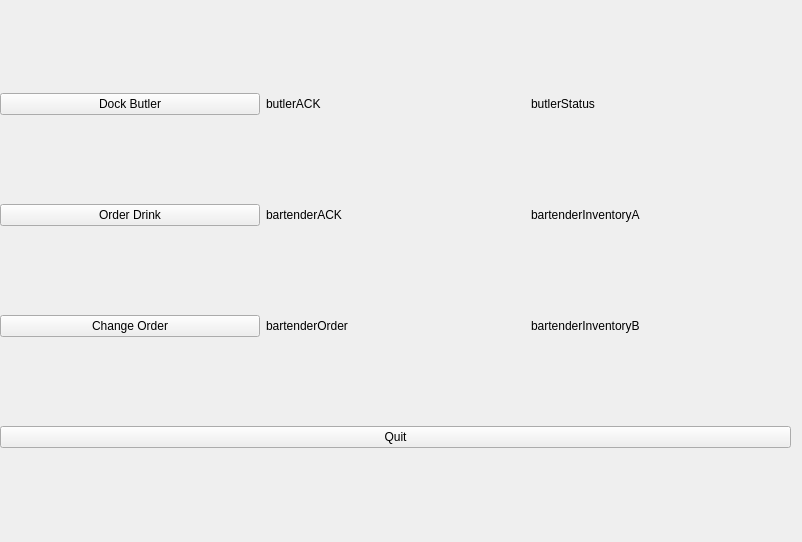
<?xml version="1.0" encoding="UTF-8"?>
<ui version="4.0">
 <class>Form</class>
 <widget class="QWidget" name="Form">
  <property name="geometry">
   <rect>
    <x>0</x>
    <y>0</y>
    <width>802</width>
    <height>542</height>
   </rect>
  </property>
  <property name="windowTitle">
   <string>Form</string>
  </property>
  <widget class="QWidget" name="gridLayoutWidget">
   <property name="geometry">
    <rect>
     <x>0</x>
     <y>10</y>
     <width>791</width>
     <height>521</height>
    </rect>
   </property>
   <layout class="QGridLayout" name="gridLayout">
    <item row="2" column="0">
     <widget class="QPushButton" name="pushButton_2">
      <property name="text">
       <string>Change Order</string>
      </property>
     </widget>
    </item>
    <item row="0" column="1">
     <widget class="QLabel" name="label_2">
      <property name="text">
       <string>butlerACK</string>
      </property>
     </widget>
    </item>
    <item row="1" column="0">
     <widget class="QPushButton" name="pushButton">
      <property name="text">
       <string>Order Drink</string>
      </property>
     </widget>
    </item>
    <item row="0" column="0">
     <widget class="QPushButton" name="pushButton_3">
      <property name="text">
       <string>Dock Butler</string>
      </property>
     </widget>
    </item>
    <item row="1" column="1">
     <widget class="QLabel" name="label">
      <property name="text">
       <string>bartenderACK</string>
      </property>
     </widget>
    </item>
    <item row="2" column="1">
     <widget class="QLabel" name="label_3">
      <property name="text">
       <string>bartenderOrder</string>
      </property>
     </widget>
    </item>
    <item row="0" column="2">
     <widget class="QLabel" name="label_4">
      <property name="text">
       <string>butlerStatus</string>
      </property>
     </widget>
    </item>
    <item row="1" column="2">
     <widget class="QLabel" name="label_5">
      <property name="text">
       <string>bartenderInventoryA</string>
      </property>
     </widget>
    </item>
    <item row="2" column="2">
     <widget class="QLabel" name="label_6">
      <property name="text">
       <string>bartenderInventoryB</string>
      </property>
     </widget>
    </item>
    <item row="3" column="0" colspan="3">
     <widget class="QPushButton" name="pushButton_4">
      <property name="text">
       <string>Quit</string>
      </property>
     </widget>
    </item>
   </layout>
  </widget>
 </widget>
 <resources/>
 <connections>
  <connection>
   <sender>pushButton_4</sender>
   <signal>clicked()</signal>
   <receiver>Form</receiver>
   <slot>close()</slot>
   <hints>
    <hint type="sourcelabel">
     <x>395</x>
     <y>438</y>
    </hint>
    <hint type="destinationlabel">
     <x>400</x>
     <y>270</y>
    </hint>
   </hints>
  </connection>
 </connections>
</ui>
